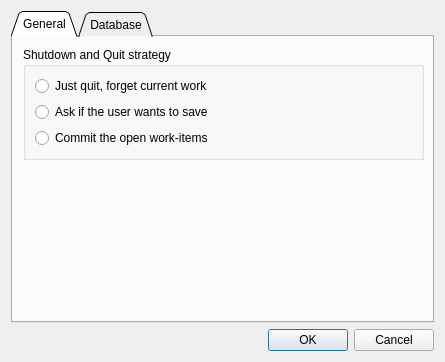
<?xml version="1.0" encoding="UTF-8"?>
<ui version="4.0">
 <class>SettingsDialog</class>
 <widget class="QDialog" name="SettingsDialog">
  <property name="geometry">
   <rect>
    <x>0</x>
    <y>0</y>
    <width>445</width>
    <height>362</height>
   </rect>
  </property>
  <property name="windowTitle">
   <string>Dialog</string>
  </property>
  <layout class="QVBoxLayout" name="verticalLayout">
   <item>
    <widget class="QTabWidget" name="tabWidget">
     <property name="tabShape">
      <enum>QTabWidget::Triangular</enum>
     </property>
     <property name="currentIndex">
      <number>0</number>
     </property>
     <property name="tabsClosable">
      <bool>false</bool>
     </property>
     <widget class="QWidget" name="generalPage">
      <attribute name="title">
       <string>General</string>
      </attribute>
      <widget class="QGroupBox" name="groupBox">
       <property name="geometry">
        <rect>
         <x>10</x>
         <y>10</y>
         <width>401</width>
         <height>113</height>
        </rect>
       </property>
       <property name="title">
        <string>Shutdown and Quit strategy</string>
       </property>
       <property name="flat">
        <bool>false</bool>
       </property>
       <property name="checkable">
        <bool>false</bool>
       </property>
       <layout class="QVBoxLayout" name="verticalLayout_3">
        <item>
         <widget class="QRadioButton" name="onQuitJustQuitOtion">
          <property name="text">
           <string>Just quit, forget current work</string>
          </property>
          <attribute name="buttonGroup">
           <string notr="true">onQuitStrategyGroup</string>
          </attribute>
         </widget>
        </item>
        <item>
         <widget class="QRadioButton" name="onQuitkAskOption">
          <property name="text">
           <string>Ask if the user wants to save</string>
          </property>
          <attribute name="buttonGroup">
           <string notr="true">onQuitStrategyGroup</string>
          </attribute>
         </widget>
        </item>
        <item>
         <widget class="QRadioButton" name="onQuitCommitOPtion">
          <property name="text">
           <string>Commit the open work-items</string>
          </property>
          <attribute name="buttonGroup">
           <string notr="true">onQuitStrategyGroup</string>
          </attribute>
         </widget>
        </item>
       </layout>
      </widget>
     </widget>
     <widget class="QWidget" name="databasePage">
      <attribute name="title">
       <string>Database</string>
      </attribute>
      <layout class="QVBoxLayout" name="verticalLayout_4">
       <item>
        <widget class="QLabel" name="label_2">
         <property name="text">
          <string>Changes to the database-path will take effect when the program is re-started.</string>
         </property>
         <property name="scaledContents">
          <bool>true</bool>
         </property>
         <property name="wordWrap">
          <bool>true</bool>
         </property>
        </widget>
       </item>
       <item>
        <widget class="QLabel" name="label">
         <property name="text">
          <string>Path</string>
         </property>
         <property name="alignment">
          <set>Qt::AlignLeading|Qt::AlignLeft|Qt::AlignVCenter</set>
         </property>
        </widget>
       </item>
       <item>
        <layout class="QHBoxLayout" name="horizontalLayout">
         <item>
          <widget class="QLineEdit" name="dbPathEdit">
           <property name="sizePolicy">
            <sizepolicy hsizetype="Expanding" vsizetype="Fixed">
             <horstretch>1</horstretch>
             <verstretch>0</verstretch>
            </sizepolicy>
           </property>
          </widget>
         </item>
         <item>
          <widget class="QToolButton" name="dbSelectPathBtn">
           <property name="text">
            <string>...</string>
           </property>
          </widget>
         </item>
        </layout>
       </item>
       <item>
        <widget class="QCheckBox" name="moveDatabase">
         <property name="text">
          <string>Move the existing database to the new path</string>
         </property>
         <property name="checked">
          <bool>true</bool>
         </property>
        </widget>
       </item>
       <item>
        <spacer name="verticalSpacer">
         <property name="orientation">
          <enum>Qt::Vertical</enum>
         </property>
         <property name="sizeHint" stdset="0">
          <size>
           <width>20</width>
           <height>149</height>
          </size>
         </property>
        </spacer>
       </item>
      </layout>
     </widget>
    </widget>
   </item>
   <item>
    <widget class="QDialogButtonBox" name="buttonBox">
     <property name="orientation">
      <enum>Qt::Horizontal</enum>
     </property>
     <property name="standardButtons">
      <set>QDialogButtonBox::Cancel|QDialogButtonBox::Ok</set>
     </property>
    </widget>
   </item>
  </layout>
 </widget>
 <resources/>
 <connections>
  <connection>
   <sender>buttonBox</sender>
   <signal>accepted()</signal>
   <receiver>SettingsDialog</receiver>
   <slot>accept()</slot>
   <hints>
    <hint type="sourcelabel">
     <x>248</x>
     <y>254</y>
    </hint>
    <hint type="destinationlabel">
     <x>157</x>
     <y>274</y>
    </hint>
   </hints>
  </connection>
  <connection>
   <sender>buttonBox</sender>
   <signal>rejected()</signal>
   <receiver>SettingsDialog</receiver>
   <slot>reject()</slot>
   <hints>
    <hint type="sourcelabel">
     <x>316</x>
     <y>260</y>
    </hint>
    <hint type="destinationlabel">
     <x>286</x>
     <y>274</y>
    </hint>
   </hints>
  </connection>
 </connections>
 <buttongroups>
  <buttongroup name="onQuitStrategyGroup"/>
 </buttongroups>
</ui>
